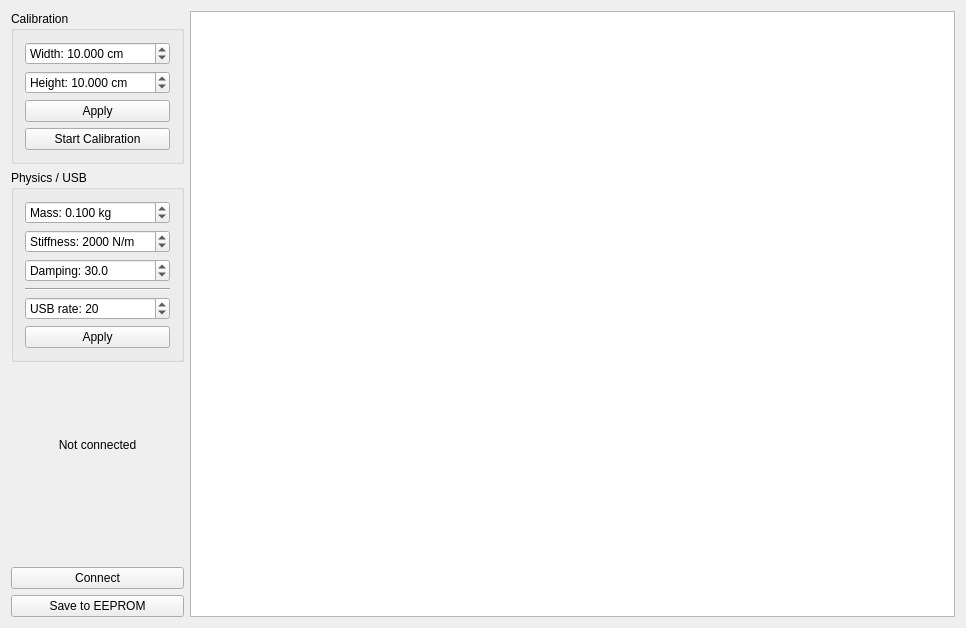
<?xml version="1.0" encoding="UTF-8"?>
<ui version="4.0">
 <class>MainWindow</class>
 <widget class="QMainWindow" name="MainWindow">
  <property name="geometry">
   <rect>
    <x>0</x>
    <y>0</y>
    <width>966</width>
    <height>628</height>
   </rect>
  </property>
  <property name="windowTitle">
   <string>Tactile Mouse Calibrator</string>
  </property>
  <widget class="QWidget" name="centralWidget">
   <layout class="QHBoxLayout" name="horizontalLayout">
    <item>
     <layout class="QVBoxLayout" name="verticalLayout_3">
      <item>
       <widget class="QGroupBox" name="groupBox">
        <property name="title">
         <string>Calibration</string>
        </property>
        <layout class="QVBoxLayout" name="verticalLayout">
         <item>
          <widget class="QDoubleSpinBox" name="spinCalibrationWidth">
           <property name="prefix">
            <string>Width: </string>
           </property>
           <property name="suffix">
            <string> cm</string>
           </property>
           <property name="decimals">
            <number>3</number>
           </property>
           <property name="singleStep">
            <double>0.100000000000000</double>
           </property>
           <property name="value">
            <double>10.00000000000000</double>
           </property>
          </widget>
         </item>
         <item>
          <widget class="QDoubleSpinBox" name="spinCalibrationHeight">
           <property name="prefix">
            <string>Height: </string>
           </property>
           <property name="suffix">
            <string> cm</string>
           </property>
           <property name="decimals">
            <number>3</number>
           </property>
           <property name="singleStep">
            <double>0.100000000000000</double>
           </property>
           <property name="value">
            <double>10.00000000000000</double>
           </property>
          </widget>
         </item>
         <item>
          <widget class="QPushButton" name="sendCalibration">
           <property name="text">
            <string>Apply</string>
           </property>
           <property name="flat">
            <bool>false</bool>
           </property>
          </widget>
         </item>
         <item>
          <widget class="QPushButton" name="startCalibrationButton">
           <property name="text">
            <string>Start Calibration</string>
           </property>
          </widget>
         </item>
        </layout>
       </widget>
      </item>
      <item>
       <widget class="QGroupBox" name="groupBox_2">
        <property name="title">
         <string>Physics / USB</string>
        </property>
        <layout class="QVBoxLayout" name="verticalLayout_2">
         <item>
          <widget class="QDoubleSpinBox" name="spinMass">
           <property name="prefix">
            <string>Mass: </string>
           </property>
           <property name="suffix">
            <string> kg</string>
           </property>
           <property name="decimals">
            <number>3</number>
           </property>
           <property name="singleStep">
            <double>0.010000000000000</double>
           </property>
           <property name="value">
            <double>0.100000000000000</double>
           </property>
          </widget>
         </item>
         <item>
          <widget class="QDoubleSpinBox" name="spinStiffness">
           <property name="prefix">
            <string>Stiffness: </string>
           </property>
           <property name="suffix">
            <string> N/m</string>
           </property>
           <property name="decimals">
            <number>0</number>
           </property>
           <property name="maximum">
            <double>500000.000000000000000</double>
           </property>
           <property name="singleStep">
            <double>100.000000000000000</double>
           </property>
           <property name="value">
            <double>2000.000000000000000</double>
           </property>
          </widget>
         </item>
         <item>
          <widget class="QDoubleSpinBox" name="spinDamping">
           <property name="prefix">
            <string>Damping: </string>
           </property>
           <property name="suffix">
            <string/>
           </property>
           <property name="decimals">
            <number>1</number>
           </property>
           <property name="maximum">
            <double>50000.000000000000000</double>
           </property>
           <property name="singleStep">
            <double>1.000000000000000</double>
           </property>
           <property name="value">
            <double>30.000000000000000</double>
           </property>
          </widget>
         </item>
         <item>
          <widget class="Line" name="line">
           <property name="orientation">
            <enum>Qt::Horizontal</enum>
           </property>
          </widget>
         </item>
         <item>
          <widget class="QSpinBox" name="spinUpdates">
           <property name="suffix">
            <string/>
           </property>
           <property name="prefix">
            <string>USB rate: </string>
           </property>
           <property name="minimum">
            <number>1</number>
           </property>
           <property name="maximum">
            <number>100</number>
           </property>
           <property name="value">
            <number>20</number>
           </property>
          </widget>
         </item>
         <item>
          <widget class="QPushButton" name="sendPhysics">
           <property name="text">
            <string>Apply</string>
           </property>
           <property name="flat">
            <bool>false</bool>
           </property>
          </widget>
         </item>
        </layout>
       </widget>
      </item>
      <item>
       <spacer name="verticalSpacer_2">
        <property name="orientation">
         <enum>Qt::Vertical</enum>
        </property>
        <property name="sizeHint" stdset="0">
         <size>
          <width>20</width>
          <height>40</height>
         </size>
        </property>
       </spacer>
      </item>
      <item>
       <widget class="QLabel" name="statusLabel">
        <property name="text">
         <string>Not connected</string>
        </property>
        <property name="alignment">
         <set>Qt::AlignCenter</set>
        </property>
        <property name="wordWrap">
         <bool>true</bool>
        </property>
       </widget>
      </item>
      <item>
       <widget class="QLabel" name="labelDt">
        <property name="font">
         <font>
          <pointsize>8</pointsize>
         </font>
        </property>
        <property name="styleSheet">
         <string notr="true">padding:10px;</string>
        </property>
        <property name="text">
         <string notr="true"/>
        </property>
        <property name="textFormat">
         <enum>Qt::PlainText</enum>
        </property>
        <property name="alignment">
         <set>Qt::AlignLeading|Qt::AlignLeft|Qt::AlignVCenter</set>
        </property>
       </widget>
      </item>
      <item>
       <spacer name="verticalSpacer">
        <property name="orientation">
         <enum>Qt::Vertical</enum>
        </property>
        <property name="sizeHint" stdset="0">
         <size>
          <width>20</width>
          <height>40</height>
         </size>
        </property>
       </spacer>
      </item>
      <item>
       <widget class="QPushButton" name="buttonConnect">
        <property name="text">
         <string>Connect</string>
        </property>
       </widget>
      </item>
      <item>
       <widget class="QPushButton" name="buttonSave">
        <property name="text">
         <string>Save to EEPROM</string>
        </property>
       </widget>
      </item>
     </layout>
    </item>
    <item>
     <widget class="QGraphicsView" name="canvas">
      <property name="backgroundBrush">
       <brush brushstyle="SolidPattern">
        <color alpha="255">
         <red>255</red>
         <green>255</green>
         <blue>255</blue>
        </color>
       </brush>
      </property>
      <property name="renderHints">
       <set>QPainter::Antialiasing|QPainter::HighQualityAntialiasing|QPainter::TextAntialiasing</set>
      </property>
     </widget>
    </item>
   </layout>
  </widget>
 </widget>
 <layoutdefault spacing="6" margin="11"/>
 <resources/>
 <connections/>
</ui>
